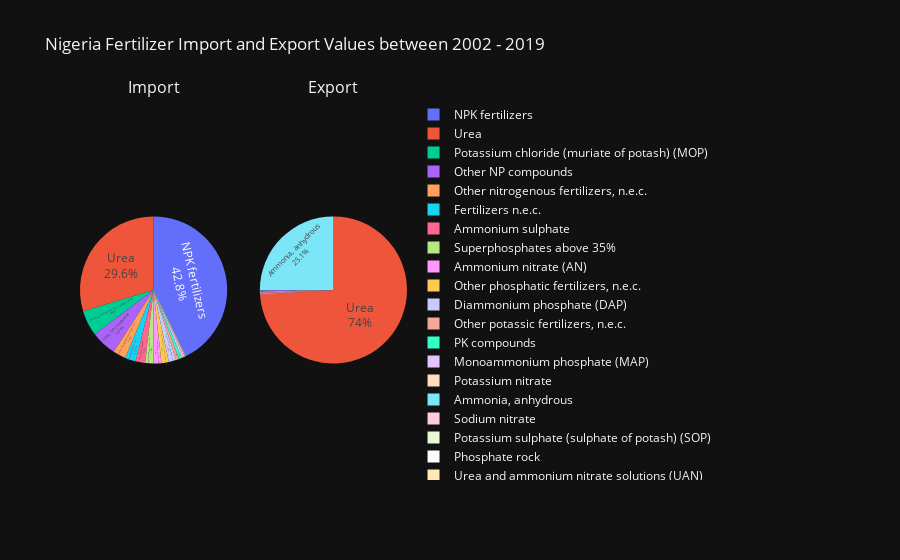

The code cell stored with this chart in its notebook:
### Markdown cell above
#### Subplot of Nigeria Fertilizer Import and Export Values between 2002 - 2017

### Code cell
import plotly.graph_objects as go
from plotly.subplots import make_subplots


plot_pie_chart("Nigeria Fertilizer Import and Export Values between 2002 - 2019","Import Value", "Export Value")

### Figure 1 — Plotly figure (JSON) as saved in the notebook; plotly's stock layout.template omitted (floating-point values rounded to 4 significant figures)
{"data": [{"domain": {"x": [0, 0.45], "y": [0, 1]}, "labels": ["NPK fertilizers", "Urea", "Potassium chloride (muriate of potash) (MOP)", "Other NP compounds", "Other nitrogenous fertilizers, n.e.c.", "Fertilizers n.e.c.", "Ammonium sulphate", "Superphosphates above 35%", "Ammonium nitrate (AN)", "Other phosphatic fertilizers, n.e.c.", "Diammonium phosphate (DAP)", "Other potassic fertilizers, n.e.c.", "PK compounds", "Monoammonium phosphate (MAP)", "Potassium nitrate", "Ammonia, anhydrous", "Sodium nitrate", "Potassium sulphate (sulphate of potash) (SOP)", "Phosphate rock", "Urea and ammonium nitrate solutions (UAN)", "Calcium ammonium nitrate (CAN) and other mixtures with calcium carbonate"], "name": "Import Value", "textinfo": "percent+label", "textposition": "inside", "type": "pie", "values": [1658000.0, 1149000.0, 218600.0, 217600.0, 109100.0, 91260.0, 82070.0, 71390.0, 65850.0, 62920.0, 62750.0, 26440.0, 23620.0, 19510.0, 9498.0, 2399.0, 2207.0, 2183.0, 1833.0, 803.3, 100.6]}, {"domain": {"x": [0.55, 1], "y": [0, 1]}, "labels": ["Urea", "Ammonia, anhydrous", "Other NP compounds", "Superphosphates above 35%", "Ammonium sulphate", "Monoammonium phosphate (MAP)", "Other nitrogenous fertilizers, n.e.c.", "Ammonium nitrate (AN)", "Phosphate rock", "Other potassic fertilizers, n.e.c.", "Potassium chloride (muriate of potash) (MOP)", "Fertilizers n.e.c.", "Other phosphatic fertilizers, n.e.c."], "name": "Export Value", "textinfo": "percent+label", "textposition": "inside", "type": "pie", "values": [708600.0, 240400.0, 2910.0, 1990.0, 1745.0, 1478.0, 438.7, 248.6, 115.5, 98.56, 47.99, 16.28, 0]}], "layout": {"annotations": [{"font": {"size": 16}, "showarrow": false, "text": "Import", "x": 0.225, "xanchor": "center", "xref": "paper", "y": 1, "yanchor": "bottom", "yref": "paper"}, {"font": {"size": 16}, "showarrow": false, "text": "Export", "x": 0.775, "xanchor": "center", "xref": "paper", "y": 1, "yanchor": "bottom", "yref": "paper"}], "title": {"text": "Nigeria Fertilizer Import and Export Values between 2002 - 2019"}}}
